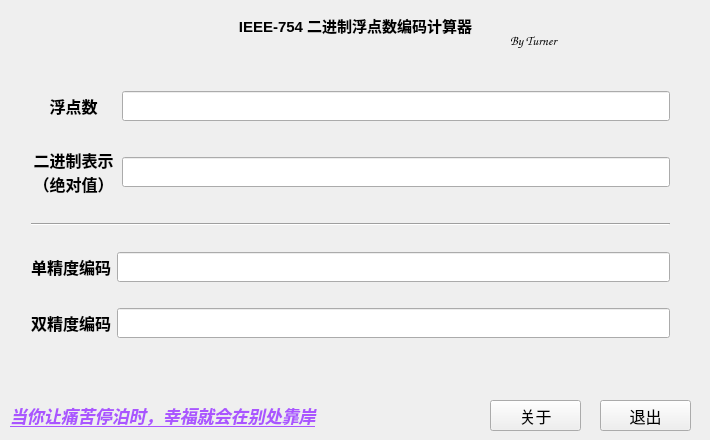
<?xml version="1.0" encoding="UTF-8"?>
<ui version="4.0">
 <class>Widget</class>
 <widget class="QWidget" name="Widget">
  <property name="geometry">
   <rect>
    <x>0</x>
    <y>0</y>
    <width>710</width>
    <height>440</height>
   </rect>
  </property>
  <property name="minimumSize">
   <size>
    <width>710</width>
    <height>440</height>
   </size>
  </property>
  <property name="maximumSize">
   <size>
    <width>710</width>
    <height>440</height>
   </size>
  </property>
  <property name="windowTitle">
   <string>IEEE-754编码计算器</string>
  </property>
  <widget class="QLabel" name="moodLabel">
   <property name="geometry">
    <rect>
     <x>10</x>
     <y>400</y>
     <width>331</width>
     <height>31</height>
    </rect>
   </property>
   <property name="font">
    <font>
     <family>华文行楷</family>
     <pointsize>12</pointsize>
    </font>
   </property>
   <property name="text">
    <string>&lt;!DOCTYPE HTML PUBLIC &quot;-//W3C//DTD HTML 4.0//EN&quot; &quot;http://www.w3.org/TR/REC-html40/strict.dtd&quot;&gt;
&lt;html&gt;&lt;head&gt;&lt;meta name=&quot;qrichtext&quot; content=&quot;1&quot; /&gt;&lt;style type=&quot;text/css&quot;&gt;
p, li { white-space: pre-wrap; }
&lt;/style&gt;&lt;/head&gt;&lt;body style=&quot; font-family:'华文行楷'; font-size:12pt; font-weight:400; font-style:normal;&quot;&gt;
&lt;p style=&quot; margin-top:0px; margin-bottom:0px; margin-left:0px; margin-right:0px; -qt-block-indent:0; text-indent:0px;&quot;&gt;&lt;a href=&quot;http://www.yiran.org&quot;&gt;&lt;span style=&quot; font-family:'华文楷体'; font-size:13pt; font-weight:600; font-style:italic; text-decoration: underline; color:#aa55ff;&quot;&gt;当你让痛苦停泊时，幸福就会在别处靠岸&lt;/span&gt;&lt;/a&gt;&lt;/p&gt;&lt;/body&gt;&lt;/html&gt;</string>
   </property>
   <property name="openExternalLinks">
    <bool>true</bool>
   </property>
  </widget>
  <widget class="QLabel" name="titleLabel">
   <property name="geometry">
    <rect>
     <x>70</x>
     <y>0</y>
     <width>571</width>
     <height>51</height>
    </rect>
   </property>
   <property name="text">
    <string>&lt;!DOCTYPE HTML PUBLIC &quot;-//W3C//DTD HTML 4.0//EN&quot; &quot;http://www.w3.org/TR/REC-html40/strict.dtd&quot;&gt;
&lt;html&gt;&lt;head&gt;&lt;meta name=&quot;qrichtext&quot; content=&quot;1&quot; /&gt;&lt;style type=&quot;text/css&quot;&gt;
p, li { white-space: pre-wrap; }
&lt;/style&gt;&lt;/head&gt;&lt;body style=&quot; font-family:'MS Shell Dlg 2'; font-size:8.25pt; font-weight:400; font-style:normal;&quot;&gt;
&lt;p align=&quot;center&quot; style=&quot; margin-top:0px; margin-bottom:0px; margin-left:0px; margin-right:0px; -qt-block-indent:0; text-indent:0px;&quot;&gt;&lt;span style=&quot; font-size:11pt; font-weight:600;&quot;&gt;IEEE-754 二进制浮点数编码计算器&lt;/span&gt;&lt;/p&gt;&lt;/body&gt;&lt;/html&gt;</string>
   </property>
  </widget>
  <widget class="QPushButton" name="quitButton">
   <property name="geometry">
    <rect>
     <x>600</x>
     <y>400</y>
     <width>91</width>
     <height>31</height>
    </rect>
   </property>
   <property name="font">
    <font>
     <family>微软雅黑</family>
     <pointsize>12</pointsize>
    </font>
   </property>
   <property name="text">
    <string>退出</string>
   </property>
  </widget>
  <widget class="QLabel" name="authorLabel">
   <property name="geometry">
    <rect>
     <x>510</x>
     <y>30</y>
     <width>111</width>
     <height>21</height>
    </rect>
   </property>
   <property name="font">
    <font>
     <family>Comic Sans MS</family>
     <pointsize>10</pointsize>
     <italic>true</italic>
    </font>
   </property>
   <property name="text">
    <string>By Turner</string>
   </property>
  </widget>
  <widget class="QWidget" name="layoutWidget">
   <property name="geometry">
    <rect>
     <x>20</x>
     <y>60</y>
     <width>661</width>
     <height>311</height>
    </rect>
   </property>
   <layout class="QVBoxLayout" name="verticalLayout">
    <item>
     <layout class="QHBoxLayout" name="horizontalLayout">
      <item>
       <widget class="QLabel" name="inputLabel">
        <property name="minimumSize">
         <size>
          <width>85</width>
          <height>25</height>
         </size>
        </property>
        <property name="text">
         <string>&lt;!DOCTYPE HTML PUBLIC &quot;-//W3C//DTD HTML 4.0//EN&quot; &quot;http://www.w3.org/TR/REC-html40/strict.dtd&quot;&gt;
&lt;html&gt;&lt;head&gt;&lt;meta name=&quot;qrichtext&quot; content=&quot;1&quot; /&gt;&lt;style type=&quot;text/css&quot;&gt;
p, li { white-space: pre-wrap; }
&lt;/style&gt;&lt;/head&gt;&lt;body style=&quot; font-family:'MS Shell Dlg 2'; font-size:8.25pt; font-weight:400; font-style:normal;&quot;&gt;
&lt;p align=&quot;center&quot; style=&quot; margin-top:0px; margin-bottom:0px; margin-left:0px; margin-right:0px; -qt-block-indent:0; text-indent:0px;&quot;&gt;&lt;span style=&quot; font-size:12pt; font-weight:600;&quot;&gt;浮点数&lt;/span&gt;&lt;/p&gt;&lt;/body&gt;&lt;/html&gt;</string>
        </property>
       </widget>
      </item>
      <item>
       <widget class="QLineEdit" name="inputLineEdit">
        <property name="minimumSize">
         <size>
          <width>400</width>
          <height>30</height>
         </size>
        </property>
        <property name="font">
         <font>
          <pointsize>12</pointsize>
         </font>
        </property>
        <property name="text">
         <string/>
        </property>
       </widget>
      </item>
     </layout>
    </item>
    <item>
     <layout class="QHBoxLayout" name="horizontalLayout_4">
      <item>
       <widget class="QLabel" name="inputLabel_4">
        <property name="minimumSize">
         <size>
          <width>85</width>
          <height>50</height>
         </size>
        </property>
        <property name="text">
         <string>&lt;!DOCTYPE HTML PUBLIC &quot;-//W3C//DTD HTML 4.0//EN&quot; &quot;http://www.w3.org/TR/REC-html40/strict.dtd&quot;&gt;
&lt;html&gt;&lt;head&gt;&lt;meta name=&quot;qrichtext&quot; content=&quot;1&quot; /&gt;&lt;style type=&quot;text/css&quot;&gt;
p, li { white-space: pre-wrap; }
&lt;/style&gt;&lt;/head&gt;&lt;body style=&quot; font-family:'MS Shell Dlg 2'; font-size:8.25pt; font-weight:400; font-style:normal;&quot;&gt;
&lt;p align=&quot;center&quot; style=&quot; margin-top:0px; margin-bottom:0px; margin-left:0px; margin-right:0px; -qt-block-indent:0; text-indent:0px;&quot;&gt;&lt;span style=&quot; font-size:12pt; font-weight:600;&quot;&gt;二进制表示&lt;/span&gt;&lt;/p&gt;
&lt;p align=&quot;center&quot; style=&quot; margin-top:0px; margin-bottom:0px; margin-left:0px; margin-right:0px; -qt-block-indent:0; text-indent:0px;&quot;&gt;&lt;span style=&quot; font-size:12pt; font-weight:600;&quot;&gt;（绝对值）&lt;/span&gt;&lt;/p&gt;&lt;/body&gt;&lt;/html&gt;</string>
        </property>
       </widget>
      </item>
      <item>
       <widget class="QLineEdit" name="binaryInputLineEdit">
        <property name="minimumSize">
         <size>
          <width>400</width>
          <height>30</height>
         </size>
        </property>
        <property name="font">
         <font>
          <pointsize>11</pointsize>
         </font>
        </property>
        <property name="text">
         <string/>
        </property>
        <property name="readOnly">
         <bool>true</bool>
        </property>
       </widget>
      </item>
     </layout>
    </item>
    <item>
     <widget class="Line" name="line">
      <property name="orientation">
       <enum>Qt::Horizontal</enum>
      </property>
     </widget>
    </item>
    <item>
     <layout class="QHBoxLayout" name="horizontalLayout_2">
      <item>
       <widget class="QLabel" name="inputLabel_2">
        <property name="minimumSize">
         <size>
          <width>0</width>
          <height>25</height>
         </size>
        </property>
        <property name="text">
         <string>&lt;!DOCTYPE HTML PUBLIC &quot;-//W3C//DTD HTML 4.0//EN&quot; &quot;http://www.w3.org/TR/REC-html40/strict.dtd&quot;&gt;
&lt;html&gt;&lt;head&gt;&lt;meta name=&quot;qrichtext&quot; content=&quot;1&quot; /&gt;&lt;style type=&quot;text/css&quot;&gt;
p, li { white-space: pre-wrap; }
&lt;/style&gt;&lt;/head&gt;&lt;body style=&quot; font-family:'MS Shell Dlg 2'; font-size:8.25pt; font-weight:400; font-style:normal;&quot;&gt;
&lt;p style=&quot; margin-top:0px; margin-bottom:0px; margin-left:0px; margin-right:0px; -qt-block-indent:0; text-indent:0px;&quot;&gt;&lt;span style=&quot; font-size:12pt; font-weight:600;&quot;&gt;单精度编码&lt;/span&gt;&lt;/p&gt;&lt;/body&gt;&lt;/html&gt;</string>
        </property>
       </widget>
      </item>
      <item>
       <widget class="QLineEdit" name="floatLineEdit">
        <property name="minimumSize">
         <size>
          <width>375</width>
          <height>30</height>
         </size>
        </property>
        <property name="font">
         <font>
          <pointsize>12</pointsize>
         </font>
        </property>
        <property name="maxLength">
         <number>32</number>
        </property>
       </widget>
      </item>
     </layout>
    </item>
    <item>
     <layout class="QHBoxLayout" name="horizontalLayout_3">
      <item>
       <widget class="QLabel" name="inputLabel_3">
        <property name="minimumSize">
         <size>
          <width>0</width>
          <height>25</height>
         </size>
        </property>
        <property name="text">
         <string>&lt;!DOCTYPE HTML PUBLIC &quot;-//W3C//DTD HTML 4.0//EN&quot; &quot;http://www.w3.org/TR/REC-html40/strict.dtd&quot;&gt;
&lt;html&gt;&lt;head&gt;&lt;meta name=&quot;qrichtext&quot; content=&quot;1&quot; /&gt;&lt;style type=&quot;text/css&quot;&gt;
p, li { white-space: pre-wrap; }
&lt;/style&gt;&lt;/head&gt;&lt;body style=&quot; font-family:'MS Shell Dlg 2'; font-size:8.25pt; font-weight:400; font-style:normal;&quot;&gt;
&lt;p style=&quot; margin-top:0px; margin-bottom:0px; margin-left:0px; margin-right:0px; -qt-block-indent:0; text-indent:0px;&quot;&gt;&lt;span style=&quot; font-size:12pt; font-weight:600;&quot;&gt;双精度编码&lt;/span&gt;&lt;/p&gt;&lt;/body&gt;&lt;/html&gt;</string>
        </property>
       </widget>
      </item>
      <item>
       <widget class="QLineEdit" name="doubleLineEdit">
        <property name="sizePolicy">
         <sizepolicy hsizetype="MinimumExpanding" vsizetype="Fixed">
          <horstretch>0</horstretch>
          <verstretch>0</verstretch>
         </sizepolicy>
        </property>
        <property name="minimumSize">
         <size>
          <width>400</width>
          <height>30</height>
         </size>
        </property>
        <property name="font">
         <font>
          <pointsize>10</pointsize>
         </font>
        </property>
        <property name="maxLength">
         <number>64</number>
        </property>
       </widget>
      </item>
     </layout>
    </item>
   </layout>
  </widget>
  <widget class="QPushButton" name="aboutButton">
   <property name="geometry">
    <rect>
     <x>490</x>
     <y>400</y>
     <width>91</width>
     <height>31</height>
    </rect>
   </property>
   <property name="font">
    <font>
     <family>微软雅黑</family>
     <pointsize>12</pointsize>
    </font>
   </property>
   <property name="text">
    <string>关于</string>
   </property>
  </widget>
 </widget>
 <layoutdefault spacing="6" margin="11"/>
 <resources/>
 <connections/>
</ui>
